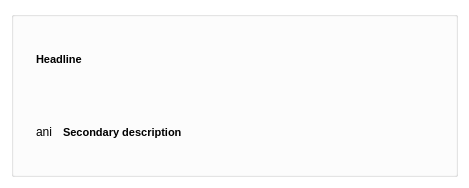
<?xml version="1.0" encoding="UTF-8"?>
<ui version="4.0">
 <class>udg::QNotificationPopupBase</class>
 <widget class="QDialog" name="udg::QNotificationPopupBase">
  <property name="geometry">
   <rect>
    <x>0</x>
    <y>0</y>
    <width>469</width>
    <height>188</height>
   </rect>
  </property>
  <property name="palette">
   <palette>
    <active>
     <colorrole role="Text">
      <brush brushstyle="SolidPattern">
       <color alpha="255">
        <red>0</red>
        <green>0</green>
        <blue>0</blue>
       </color>
      </brush>
     </colorrole>
     <colorrole role="Base">
      <brush brushstyle="SolidPattern">
       <color alpha="255">
        <red>255</red>
        <green>255</green>
        <blue>255</blue>
       </color>
      </brush>
     </colorrole>
     <colorrole role="Window">
      <brush brushstyle="SolidPattern">
       <color alpha="255">
        <red>255</red>
        <green>255</green>
        <blue>255</blue>
       </color>
      </brush>
     </colorrole>
    </active>
    <inactive>
     <colorrole role="Text">
      <brush brushstyle="SolidPattern">
       <color alpha="255">
        <red>0</red>
        <green>0</green>
        <blue>0</blue>
       </color>
      </brush>
     </colorrole>
     <colorrole role="Base">
      <brush brushstyle="SolidPattern">
       <color alpha="255">
        <red>255</red>
        <green>255</green>
        <blue>255</blue>
       </color>
      </brush>
     </colorrole>
     <colorrole role="Window">
      <brush brushstyle="SolidPattern">
       <color alpha="255">
        <red>255</red>
        <green>255</green>
        <blue>255</blue>
       </color>
      </brush>
     </colorrole>
    </inactive>
    <disabled>
     <colorrole role="Text">
      <brush brushstyle="SolidPattern">
       <color alpha="255">
        <red>117</red>
        <green>116</green>
        <blue>118</blue>
       </color>
      </brush>
     </colorrole>
     <colorrole role="Base">
      <brush brushstyle="SolidPattern">
       <color alpha="255">
        <red>255</red>
        <green>255</green>
        <blue>255</blue>
       </color>
      </brush>
     </colorrole>
     <colorrole role="Window">
      <brush brushstyle="SolidPattern">
       <color alpha="255">
        <red>255</red>
        <green>255</green>
        <blue>255</blue>
       </color>
      </brush>
     </colorrole>
    </disabled>
   </palette>
  </property>
  <property name="windowTitle">
   <string>Dialog</string>
  </property>
  <property name="windowIcon">
   <iconset resource="../main/main.qrc">
    <normaloff>:/images/logo/logo.ico</normaloff>:/images/logo/logo.ico</iconset>
  </property>
  <layout class="QGridLayout" name="gridLayout">
   <item row="0" column="0">
    <widget class="QGroupBox" name="m_groupBox">
     <property name="title">
      <string/>
     </property>
     <layout class="QGridLayout" name="gridLayout_2">
      <item row="0" column="0" rowspan="2">
       <widget class="QLabel" name="m_applicationIconLabel">
        <property name="text">
         <string/>
        </property>
        <property name="pixmap">
         <pixmap resource="../main/main.qrc">:/images/logo/128.svg</pixmap>
        </property>
       </widget>
      </item>
      <item row="0" column="1">
       <widget class="QLabel" name="m_headlineLabel">
        <property name="palette">
         <palette>
          <active>
           <colorrole role="WindowText">
            <brush brushstyle="SolidPattern">
             <color alpha="255">
              <red>0</red>
              <green>0</green>
              <blue>0</blue>
             </color>
            </brush>
           </colorrole>
           <colorrole role="Base">
            <brush brushstyle="SolidPattern">
             <color alpha="255">
              <red>255</red>
              <green>255</green>
              <blue>255</blue>
             </color>
            </brush>
           </colorrole>
           <colorrole role="Window">
            <brush brushstyle="SolidPattern">
             <color alpha="255">
              <red>255</red>
              <green>255</green>
              <blue>255</blue>
             </color>
            </brush>
           </colorrole>
          </active>
          <inactive>
           <colorrole role="WindowText">
            <brush brushstyle="SolidPattern">
             <color alpha="255">
              <red>0</red>
              <green>0</green>
              <blue>0</blue>
             </color>
            </brush>
           </colorrole>
           <colorrole role="Base">
            <brush brushstyle="SolidPattern">
             <color alpha="255">
              <red>255</red>
              <green>255</green>
              <blue>255</blue>
             </color>
            </brush>
           </colorrole>
           <colorrole role="Window">
            <brush brushstyle="SolidPattern">
             <color alpha="255">
              <red>255</red>
              <green>255</green>
              <blue>255</blue>
             </color>
            </brush>
           </colorrole>
          </inactive>
          <disabled>
           <colorrole role="WindowText">
            <brush brushstyle="SolidPattern">
             <color alpha="255">
              <red>117</red>
              <green>116</green>
              <blue>118</blue>
             </color>
            </brush>
           </colorrole>
           <colorrole role="Base">
            <brush brushstyle="SolidPattern">
             <color alpha="255">
              <red>255</red>
              <green>255</green>
              <blue>255</blue>
             </color>
            </brush>
           </colorrole>
           <colorrole role="Window">
            <brush brushstyle="SolidPattern">
             <color alpha="255">
              <red>255</red>
              <green>255</green>
              <blue>255</blue>
             </color>
            </brush>
           </colorrole>
          </disabled>
         </palette>
        </property>
        <property name="font">
         <font>
          <pointsize>8</pointsize>
          <weight>75</weight>
          <bold>true</bold>
         </font>
        </property>
        <property name="autoFillBackground">
         <bool>false</bool>
        </property>
        <property name="frameShape">
         <enum>QFrame::NoFrame</enum>
        </property>
        <property name="frameShadow">
         <enum>QFrame::Plain</enum>
        </property>
        <property name="text">
         <string>Headline</string>
        </property>
        <property name="wordWrap">
         <bool>true</bool>
        </property>
       </widget>
      </item>
      <item row="1" column="1">
       <layout class="QHBoxLayout" name="horizontalLayout">
        <item>
         <widget class="QLabel" name="m_progressAnimationLabel">
          <property name="sizePolicy">
           <sizepolicy hsizetype="Maximum" vsizetype="Maximum">
            <horstretch>0</horstretch>
            <verstretch>0</verstretch>
           </sizepolicy>
          </property>
          <property name="text">
           <string>ani</string>
          </property>
         </widget>
        </item>
        <item>
         <spacer name="horizontalSpacer_2">
          <property name="orientation">
           <enum>Qt::Horizontal</enum>
          </property>
          <property name="sizeType">
           <enum>QSizePolicy::Fixed</enum>
          </property>
          <property name="sizeHint" stdset="0">
           <size>
            <width>5</width>
            <height>20</height>
           </size>
          </property>
         </spacer>
        </item>
        <item>
         <widget class="QLabel" name="m_ongoingOperationLabel">
          <property name="sizePolicy">
           <sizepolicy hsizetype="Preferred" vsizetype="Preferred">
            <horstretch>0</horstretch>
            <verstretch>0</verstretch>
           </sizepolicy>
          </property>
          <property name="font">
           <font>
            <pointsize>8</pointsize>
            <weight>75</weight>
            <bold>true</bold>
           </font>
          </property>
          <property name="text">
           <string>Secondary description</string>
          </property>
          <property name="wordWrap">
           <bool>false</bool>
          </property>
         </widget>
        </item>
        <item>
         <spacer name="horizontalSpacer">
          <property name="orientation">
           <enum>Qt::Horizontal</enum>
          </property>
          <property name="sizeType">
           <enum>QSizePolicy::Expanding</enum>
          </property>
          <property name="sizeHint" stdset="0">
           <size>
            <width>13</width>
            <height>21</height>
           </size>
          </property>
         </spacer>
        </item>
       </layout>
      </item>
     </layout>
    </widget>
   </item>
  </layout>
 </widget>
 <resources>
  <include location="../main/main.qrc"/>
  <include location="../main/main.qrc"/>
 </resources>
 <connections/>
</ui>
